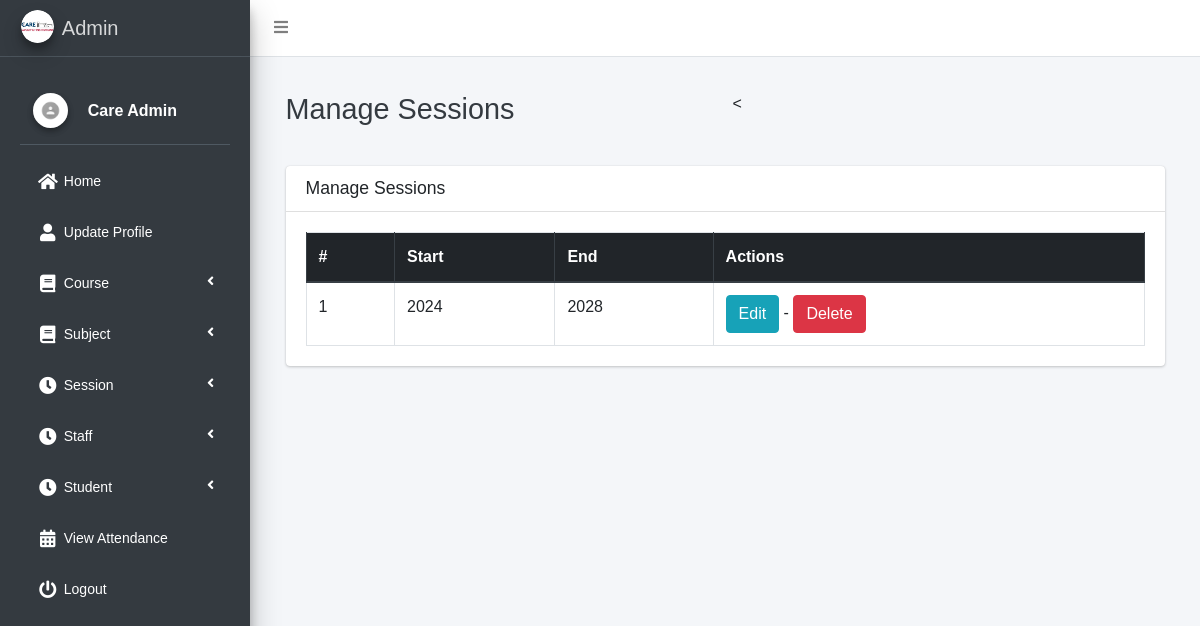
The app's page /session/manage/ (signed in) with its own data.
### main_app/models.py (models this page shows, shortened)
class CustomUser(AbstractUser):
    USER_TYPE = ((1, "HOD"), (2, "Staff"), (3, "Student"))
    GENDER = [("M", "Male"), ("F", "Female")]
    username = None  # Removed username, using email instead
    email = models.EmailField(unique=True)
    user_type = models.CharField(default=1, choices=USER_TYPE, max_length=1)
    gender = models.CharField(max_length=1, choices=GENDER)
    profile_pic = models.ImageField()
    address = models.TextField()
    fcm_token = models.TextField(default="")  # For firebase notifications
    created_at = models.DateTimeField(auto_now_add=True)
    updated_at = models.DateTimeField(auto_now=True)
    USERNAME_FIELD = "email"
    REQUIRED_FIELDS = []
    objects = CustomUserManager()
    def __str__(self):
        return self.first_name + " " + self.last_name

class Session(models.Model):
    start_year = models.IntegerField()
    end_year = models.IntegerField()

### main_app/hod_views.py (the view)
# urls.py: path("session/manage/", hod_views.manage_session, name='manage_session'),
def manage_session(request):
    sessions = Session.objects.all()
    context = {'sessions': sessions, 'page_title': 'Manage Sessions'}
    return render(request, "hod_template/manage_session.html", context)

### main_app/templates/hod_template/manage_session.html
{% extends 'main_app/base.html' %}
{% load static %}
{% block page_title %}{{page_title}}{% endblock page_title %}
{% block content %}
<section class="content">
    <div class="container-fluid">
        <div class="row">
            <div class="col-md-12">
                <div class="card">
                    <div class="card-header">
                        <h3 class="card-title">{{page_title}}</h3>
                    </div>
                    <div class="card-body">
                        <table id="example2" class="table table-bordered table-hover">
                            <thead class="thead-dark">
                                <tr>
                                    <th>#</th>
                                    <th>Start</th>
                                    <th>End</th>
                                    <th>Actions</th>
                                </tr>
                            </thead>
                            <tbody>
                                {% for session in sessions %}
                                <tr>
                                    <td>{{ forloop.counter }}</td>
                                    <td>{{session.start_year}}</td>
                                    <td>{{session.end_year}}</td>
                                    <td><a href="{% url 'edit_session' session.id %}" class="btn btn-info">Edit</a> - <a href="{% url 'delete_session' session.id %}" onclick="return confirm('Are you sure you want to delete this ?')" class="btn btn-danger">Delete</a> </td>
                                </tr>
                                {% endfor %}
                            </tbody>
                        </table>
                    </div>
                </div>
            </div>
        </div>
    </div>
</section>
{% endblock content %}

### main_app/templates/main_app/sidebar_template.html (shortened to what this page needs)
{% load static %}
<!DOCTYPE html>
<html lang="en">
<head>
</head>
<body>
    <aside class="main-sidebar sidebar-dark-info elevation-4">
    {% if request.user.user_type == '1' %}
    <a href="{% url 'admin_home' %}" class="brand-link">
        <img src="{% static 'dist/img/admin.png' %} " alt="admin"
            class="brand-image img-circle elevation-3" >
        <span class="brand-text font-weight-light">Admin</span>
    </a>
    <div class="sidebar">
        <div class="user-panel mt-3 pb-3 mb-3 d-flex">
            <div class="image">
                <img src="{{ request.user.profile_pic}}" class="img-circle elevation-2" alt="User Image">
            </div>
            <div class="info">
                <a href="#" class="d-block">{{user}}</a>
            </div>
        </div>
        <nav class="mt-2">
<ul class="nav nav-pills nav-sidebar flex-column" data-widget="treeview" role="menu" data-accordion="false">
                    <li class="nav-item">
                        <a href="{% url 'admin_home' %}" class="nav-link {% if request.path == admin_home %} active {% endif %}">
                            <i class="nav-icon fas fa-home"></i>
                            <p>Home</p>
                        </a>
                    </li>
                    <li class="nav-item">
                        <a href="{% url 'admin_view_profile' %}" class="nav-link {% if request.path == admin_view_profile %} active {% endif %}">
                            <i class="nav-icon fas fa-user"></i>
                            <p>Update Profile</p>
                        </a>
                    </li>
                    <li class="nav-item has-treeview">
                        <a href="#" class="nav-link">
                            <i class="nav-icon fas fa-book"></i>
                            <p>Course<i class="fas fa-angle-left right"></i></p>
                        </a>
                    </li>
                    <li class="nav-item has-treeview">
                        <a href="#" class="nav-link">
                            <i class="nav-icon fas fa-book"></i>
                            <p>Subject<i class="fas fa-angle-left right"></i></p>
                        </a>
                    </li>
                    <li class="nav-item has-treeview">
                        <a href="#" class="nav-link">
                            <i class="nav-icon fas fa-clock"></i>
                            <p>Session<i class="fas fa-angle-left right"></i></p>
                        </a>
                    </li>
                    <li class="nav-item has-treeview">
                        <a href="#" class="nav-link">
                            <i class="nav-icon fas fa-clock"></i>
                            <p>Staff<i class="fas fa-angle-left right"></i></p>
                        </a>
                    </li>
                                        <li class="nav-item has-treeview">
                        <a href="#" class="nav-link">
                            <i class="nav-icon fas fa-clock"></i>
                            <p>Student<i class="fas fa-angle-left right"></i></p>
                        </a>
                    </li>
                    <li class="nav-item">
                        <a href="{% url 'admin_view_attendance' %}" class="nav-link {% if request.path == admin_view_attendance %} active {% endif %}">
                            <i class="nav-icon fas fa-calendar-alt"></i>
                            <p>View Attendance</p>
                        </a>
                    </li>
                                        {% endif %}
                                        <li class="nav-item">
                                            <a href="{% url 'user_logout' %}"
                                                onclick="return confirm('Your session would be terminated.\n\nProceed?')"
                                                class="nav-link">
                                                <i class="nav-icon fas fa-power-off"></i>
                                                <p>
                                                    Logout
                                                </p>
                                            </a>
                                        </li>
                                    </ul>
                                </nav>
                            </div>
</aside>
</body>
</html>

### main_app/templates/main_app/sidebar_template.html (style rules this page uses)
body { margin: 0; font-family: Arial, sans-serif; background-color: #f4f6f9; }
.sidebar { background: #fffff; padding: 20px; height: 90vh; width: 250px; box-shadow: 0 4px 6px rgba(0, 0, 0, 0.1); }
.sidebar .nav-sidebar > .nav-item > .nav-link { color: #ffffff; border-radius: 4px; padding: 10px 15px; margin-bottom: 10px; font-size: 14px; transition: all 0.3s ease; display: flex; align-items: center; }
.sidebar .nav-icon { margin-right: 10px; font-size: 18px; }
.sidebar .nav-item.has-treeview > .nav-link .fas.fa-angle-left { margin-left: auto; }
.user-panel { display: flex; align-items: center; margin-bottom: 20px; }
.user-panel .image img { border-radius: 50%; width: 35px; height: 35px; }
.user-panel .info { margin-left: 10px; }
.user-panel .info a { font-weight: bold; color: #ffffff; }

### records on screen
CustomUser: user.profile_pic (picture), first_name+last_name "Care Admin"
Session: start_year "2024", end_year "2028"

### other values on screen
{{ page_title }} "Manage Sessions"
